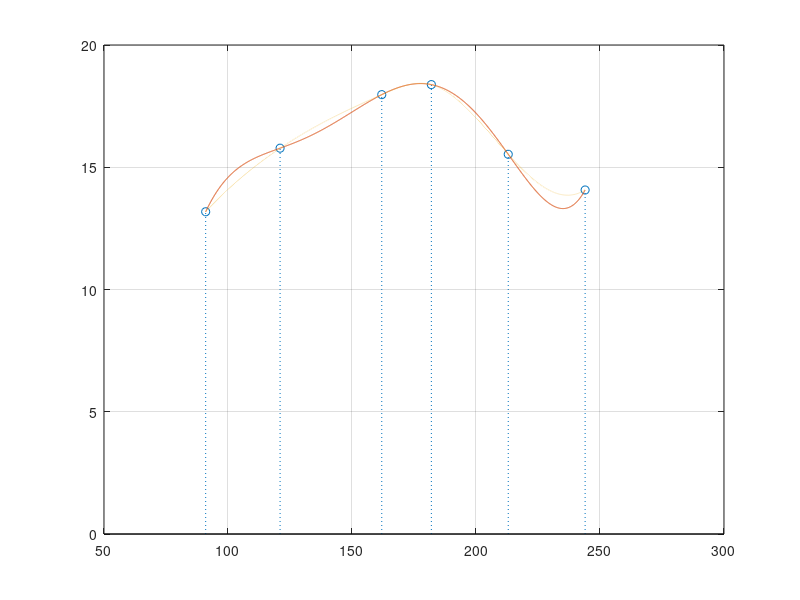

Recreate this plot in MATLAB.
%
% Numeriska metoder, lab 2, uppgift 1a
% Patrik Nyman, ht 2015
%

x = [91 121 162 182 213 244]';  % dag nr
y = [13.18 15.78 17.97 18.38 15.53 14.07]';  % soluppgång

% datestr(122, 'dd mmm')

A = [ones(6,1) x x.^2 x.^3 x.^4 x.^5];
c = A \ y;
X = x(1):0.1:x(6);
P = c(1) + c(2)*X + c(3)*X.^2 + c(4)*X.^3 + c(5)*X.^4 + c(6)*X.^5;

% P(1)
% P(122-91)
% P(163-91)
% P(203-91)
% P(end)

stem(x, y, ':')
hold on
plot(X, P), grid

Pm = spline(x, y, X);
hold on
plot(X, Pm, ':')
